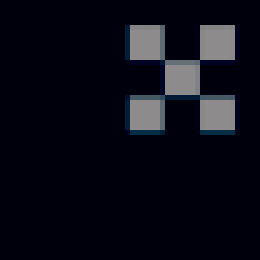
#> input picture 2/rotulacao/18_redux.png, 52 x 52 px, found by its file name (shown 5 times larger)
$ python rotulacao.py
#> lines starting #> are read from the running program, lines starting #| are printed output that depends on the picture; after the words box and inside, x2 and y2 are one past the last pixel; in counts of white or black regions, pixels touching at a corner belong together
import numpy as np
from PIL import Image

def to_binary_image(image_path, threshold=128):
    # Converte uma imagem colorida em uma imagem binária usando um limiar.
#> called with threshold = 128
    image = Image.open(image_path).convert('L')
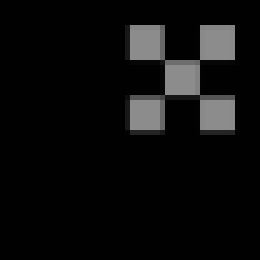
#> image: PIL image 52x52 L (shown 5 times larger); min 1, max 140, mean 13.4
    binary_image = np.array(image.point(lambda x: 0 if x < threshold else 255))
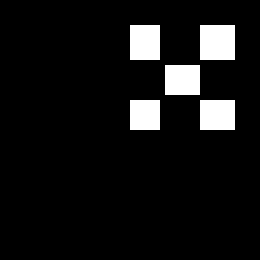
#> binary_image: shape (52, 52) (shown 5 times larger); 7.8% white; 5 white regions, box (x1, y1, x2, y2) and area: (40, 5, 47, 12) 49, (26, 5, 32, 12) 42, (33, 13, 40, 19) 42, (40, 20, 47, 26) 42, (26, 20, 32, 26) 36
    return binary_image

def save_binary_image(binary_image, output_path):
    # Salva uma imagem binária como um arquivo de imagem.
    image = Image.fromarray(binary_image.astype(np.uint8))
    image.save(output_path)

def save_binary_matrix(binary_image, output_path):
    # Salva uma imagem binária como uma matriz binária em um arquivo de texto
    binary_image = np.where(binary_image == 0, 'I', '*')
    np.savetxt(output_path, binary_image, fmt='%s')

def label_objects(binary_image):
    # Rotula objetos em uma imagem binária
    labels = np.zeros_like(binary_image)
    label = 1

    # Para cada pixel na imagem binária:
    for i in range(binary_image.shape[0]):
        for j in range(binary_image.shape[1]):
            # Se o pixel é parte de um objeto:
            if binary_image[i, j] == 255:
                # Encontra todos os pixels adjacentes ao pixel atual que já foram rotulados:
                adjacent_labels = []
                if i > 0 and labels[i-1, j] > 0:
                    adjacent_labels.append(labels[i-1, j])
                if j > 0 and labels[i, j-1] > 0:
                    adjacent_labels.append(labels[i, j-1])

                # Se nenhum pixel adjacente foi rotulado, crie um novo rótulo:
                if not adjacent_labels:
                    labels[i, j] = label
                    label += 1
                # Caso contrário, atribua o menor rótulo adjacente ao pixel atual:
                else:
                    adjacent_labels.sort()
                    labels[i, j] = adjacent_labels[0]

                    # Se houver mais de um rótulo adjacente, adiciona as equivalências de rótulo:
                    if len(adjacent_labels) > 1:
                        for k in range(1, len(adjacent_labels)):
                            equivalence = min(adjacent_labels[0], adjacent_labels[k])
                            labels = np.where(labels == adjacent_labels[k], equivalence, labels)
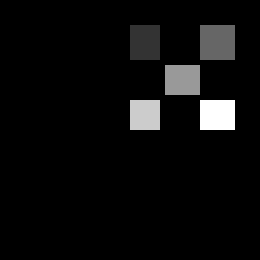
#> labels: shape (52, 52) (shown 5 times larger); min 0, max 5, mean 0.229; drawn with min black and max white
#> after the loop, label = 6

    return labels

if __name__ == '__main__':
    # Carrega a imagem.
    input_path = '/mnt/3ACCDBA5CCDB59A9/one/UFT/disciplinas/8_periodo/3_processamento_de_imagens/codigos/2/rotulacao/18_redux.png'

    # Converte a imagem colorida em uma imagem binária.
    binary_image = to_binary_image(input_path)

    # Rotula os objetos na imagem binária.
    labeled_image = label_objects(binary_image)

    # Salva a imagem binária como um arquivo de imagem.
    output_image_path = '/mnt/3ACCDBA5CCDB59A9/one/UFT/disciplinas/8_periodo/3_processamento_de_imagens/codigos/2/rotulacao/label_image.png'
    save_binary_image(binary_image, output_image_path)

    # Salva a matriz binária em um arquivo de texto.
    output_matrix_path = '/mnt/3ACCDBA5CCDB59A9/one/UFT/disciplinas/8_periodo/3_processamento_de_imagens/codigos/2/rotulacao/binary_matrix.txt'
    save_binary_matrix(binary_image, output_matrix_path)


'''
import numpy as np
from PIL import Image


def to_binary_image(image_path, threshold=128):
    image = Image.open(image_path).convert('L')
    binary_image = np.array(image.point(lambda x: 0 if x < threshold else 255))
    return binary_image


def save_binary_matrix(binary_image, output_path):
    binary_image = np.where(binary_image == 0, '$', '*')
    np.savetxt(output_path, binary_image, fmt='%s')


def save_binary_image(binary_image, output_path):
    image = Image.fromarray(binary_image.astype(np.uint8))
    image.save(output_path)


def label_objects(binary_image):
    labels = np.zeros_like(binary_image)
    label = 1
    for i in range(binary_image.shape[0]):
        for j in range(binary_image.shape[1]):
            if binary_image[i, j] == 255:
                adjacent_labels = []
                if i > 0 and labels[i - 1, j] > 0:
                    adjacent_labels.append(labels[i - 1, j])
                if j > 0 and labels[i, j - 1] > 0:
                    adjacent_labels.append(labels[i, j - 1])
                if not adjacent_labels:
                    labels[i, j] = label
                    label += 1
                else:
                    adjacent_labels.sort()
                    labels[i, j] = adjacent_labels[0]
                    if len(adjacent_labels) > 1:
                        for k in range(1, len(adjacent_labels)):
                            equivalence = min(adjacent_labels[0], adjacent_labels[k])
                            labels = np.where(labels == adjacent_labels[k], equivalence, labels)

    return labels


if __name__ == '__main__':
    input_path = '/run/media/andre/arquivos/oneDrive/UFT/disciplinas/8_periodo/3_processamento_de_imagens/codigos/2/rotulacao/18_redux.png'

    binary_image = to_binary_image(input_path)

    labeled_image = label_objects(binary_image)

    output_image_path = '/run/media/andre/arquivos/oneDrive/UFT/disciplinas/8_periodo/3_processamento_de_imagens/codigos/2/rotulacao/binary_image.png'
    save_binary_image(binary_image, output_image_path)

    output_matrix_path = '/run/media/andre/arquivos/oneDrive/UFT/disciplinas/8_periodo/3_processamento_de_imagens/codigos/2/rotulacao/binary_matrix.txt'
    save_binary_matrix(binary_image, output_matrix_path)

'''
